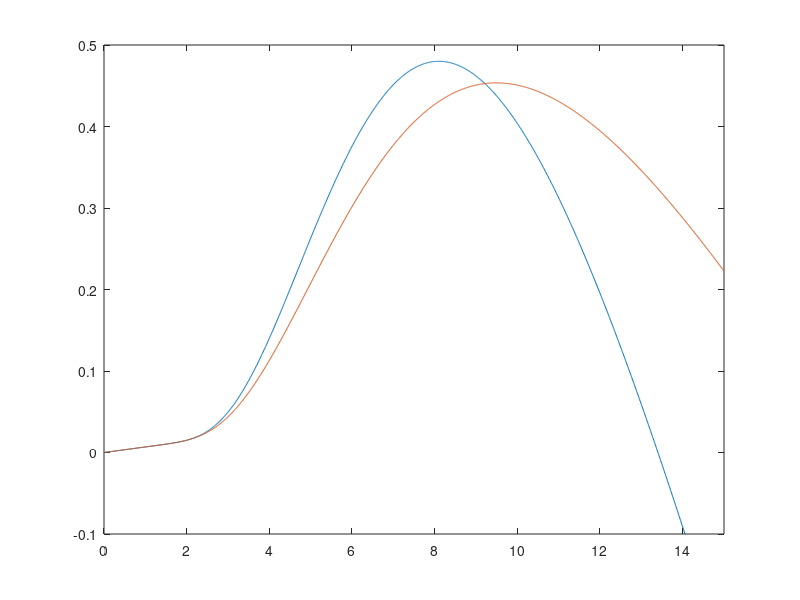

The MATLAB source for this figure:
clear all
clc
C = [];
C2 = [];
I = [];

c1 = 0.5176;
c2 = 116;
c3 = 0.4;
c4 = 5;
c5 = 21;
c6 = 0.0068;
u=0; % Pitch Angle

for i = 0.01:0.01:15
    
li = 1/((1/(i+0.08*u))-(0.035/(u^3+1)));
A = c1*((c2/li-c3*u-c4)*exp(-c5/li))+c6*i ;%#codegen

Cp = c1*((c2/li-c3*u-c4)*exp(-c5/li))+c6*i;

C = [ C Cp];
I = [ I i ];

end
plot(I,C)
axis([0 15 -0.1 0.5])
hold on

u=1.2; % Pitch Angle

for i = 0.01:0.01:15
    
li = 1/((1/(i+0.08*u))-(0.035/(u^3+1)));
A = c1*((c2/li-c3*u-c4)*exp(-c5/li))+c6*i ;%#codegen

Cp = c1*((c2/li-c3*u-c4)*exp(-c5/li))+c6*i;

C2 = [ C2 Cp];


end

plot(I,C2)
